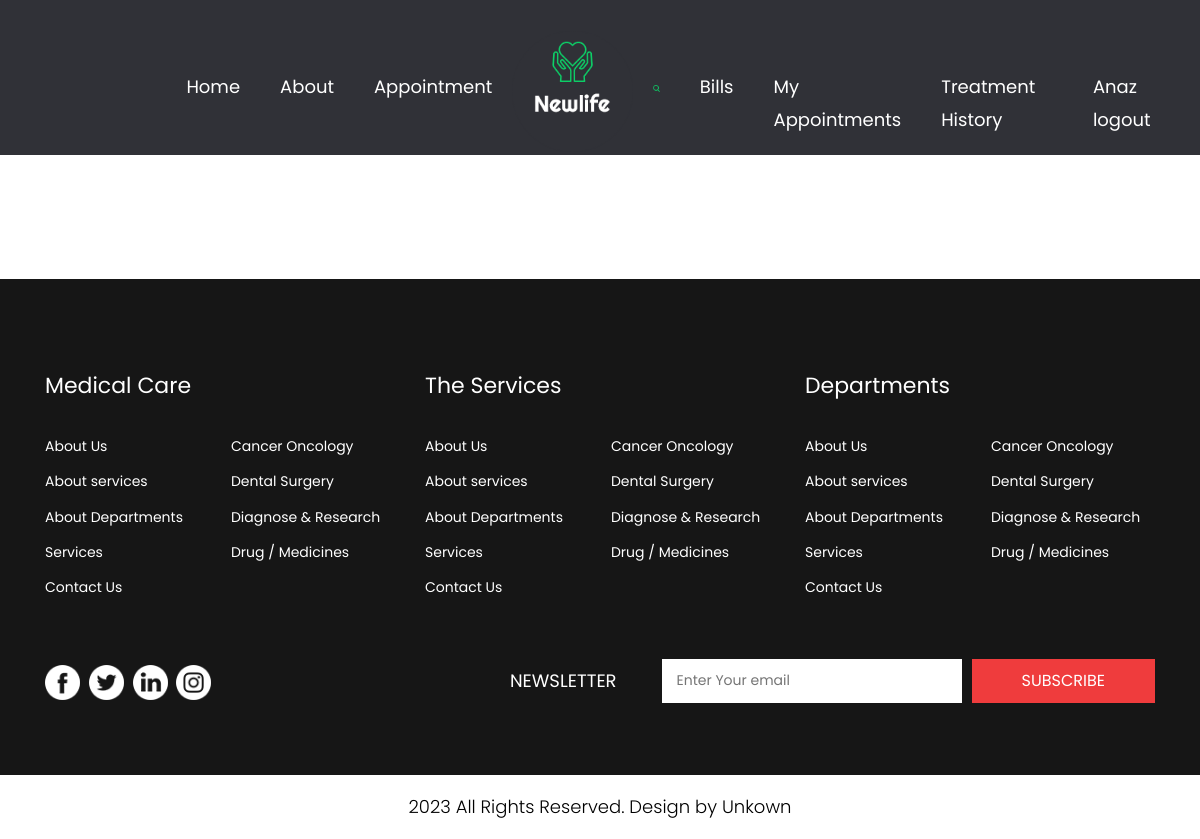
/StaffApp/BillView (signed in), run on an earlier commit of the app's database.
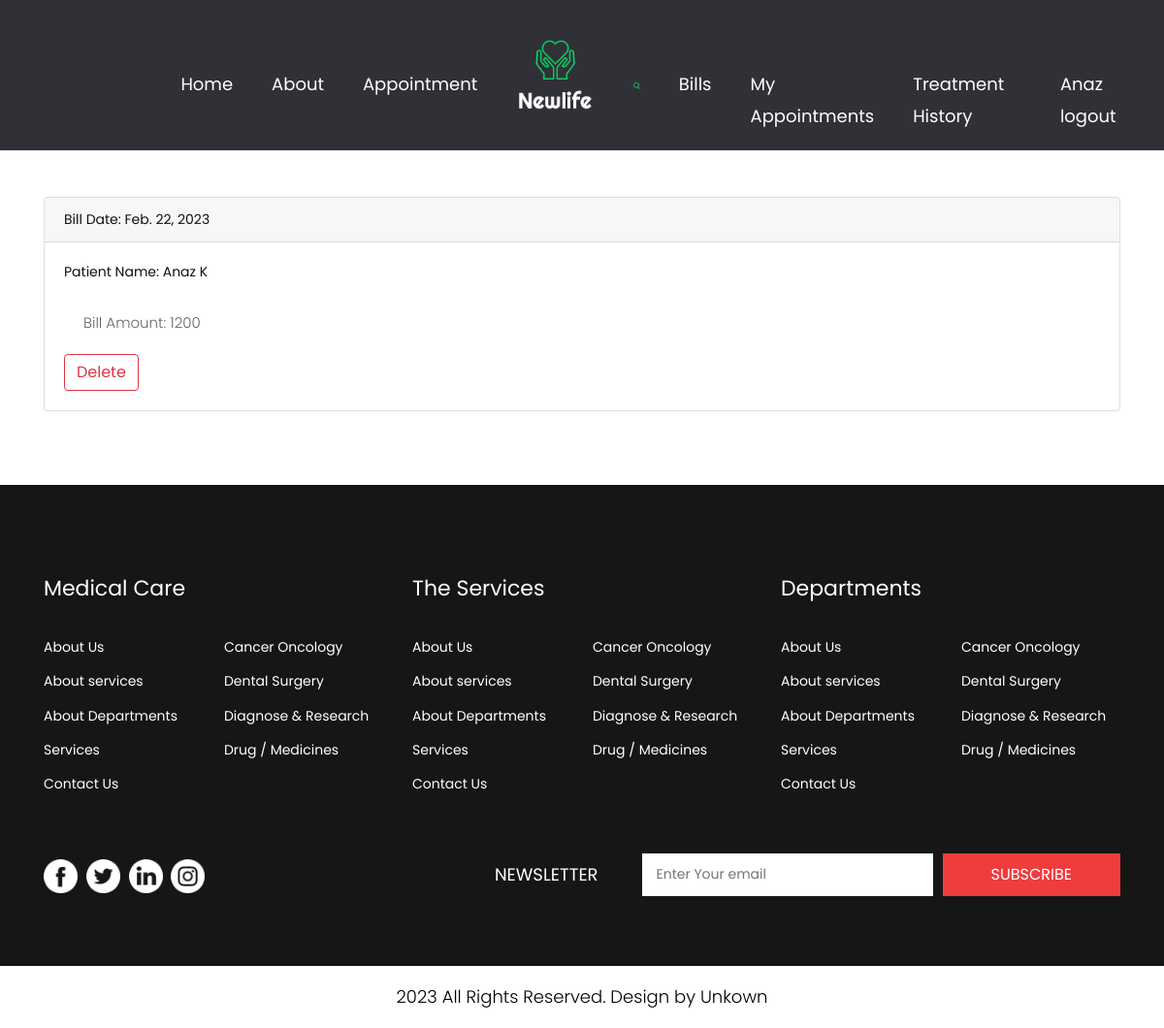
And on a later commit of the database.
### StaffApp/models.py (models this page shows)
class Bills(models.Model):
    Billamount = models.IntegerField()
    date = models.DateField(auto_now_add=True)
    user = models.ForeignKey(User,on_delete=models.CASCADE,null=True)
    status = models.BooleanField(default=True)

### StaffApp/views.py (the view)
# urls.py: path("BillView",views.BillView,name="BillView"),
def BillView(request):
    group = None
    if request.user.groups.all().exists():
        group = request.user.groups.all()[0].name
    if group == "staff":
        context = {
            "bill":Bills.objects.all()
            }
        return render(request,"staff/bills.html",context)
    else:
        context = {
            "bill":Bills.objects.filter(user = request.user)
        }
        return render(request,"bills.html",context)

### templates/bills.html
{% extends "index.html" %}
{% block content %}
<div class="container mt-5">
    {% for b in bill %}
    <div class="card">
        <h5 class="card-header">Bill Date: {{b.date}}</h5>
        <div class="card-body">
          <h5 class="card-title">Patient Name: {{b.user.first_name}} {{b.user.last_name}} </h5>
          <p class="card-text">Bill Amount: {{b.Billamount}}  </p>
          <a href="#" onclick="alert('You Cannot Delete Bills')" class="btn btn-outline-danger">Delete</a>
        </div>
      </div>
    {% endfor %}
</div>
<br><br><br>
{% endblock %}

What changed in the data, as far as the page shows it:
added Bills: date "Feb. 22, 2023", user.first_name "Anaz", user.last_name "K", Billamount "1200"
